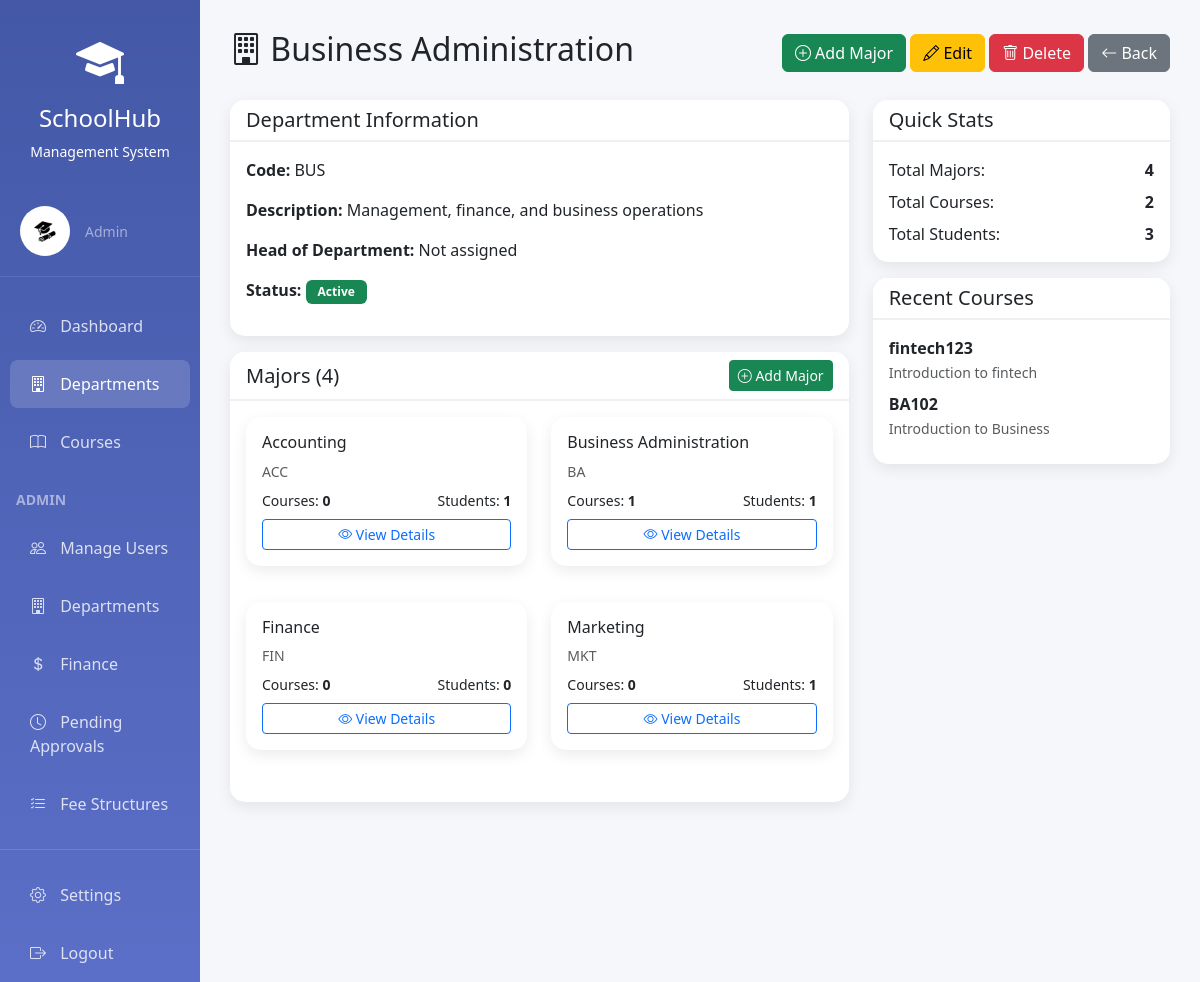
Screenshot of /academics/departments/4/ (signed in) with the database file from the repository.
### accounts/models.py (models this page shows, shortened)
class User(AbstractUser):
    USER_TYPE_CHOICES = (
        ('admin', 'Admin'),
        ('teacher', 'Teacher'),
        ('student', 'Student'),
    )
    user_type = models.CharField(max_length=10, choices=USER_TYPE_CHOICES, default='student')
    phone_number = models.CharField(max_length=15, blank=True, null=True)
    address = models.TextField(blank=True, null=True)
    date_of_birth = models.DateField(blank=True, null=True)
    profile_picture = models.ImageField(upload_to='profiles/', blank=True, null=True)
    is_approved = models.BooleanField(default=False, help_text='Admin must approve new accounts')
    student_id = models.CharField(max_length=20, blank=True, null=True, unique=True)
    enrollment_date = models.DateField(blank=True, null=True)
    department = models.ForeignKey('academics.Department', on_delete=models.SET_NULL,
                                   null=True, blank=True, related_name='students')
    major = models.ForeignKey('academics.Major', on_delete=models.SET_NULL,
                              null=True, blank=True, related_name='students')
    teacher_id = models.CharField(max_length=20, blank=True, null=True, unique=True)
    hire_date = models.DateField(blank=True, null=True)
    teacher_department = models.ForeignKey('academics.Department', on_delete=models.SET_NULL,
                                          null=True, blank=True, related_name='teachers')
    teaching_majors = models.ManyToManyField('academics.Major', blank=True,
                                             related_name='teachers')
    class Meta:
        ordering = ['username']
    @property
    def is_admin(self):
        return self.user_type == 'admin'
    @property
    def is_student(self):
        return self.user_type == 'student'

### academics/models.py (models this page shows, shortened)
class Department(models.Model):
    name = models.CharField(max_length=100, unique=True)
    code = models.CharField(max_length=10, unique=True, help_text="e.g., CS, MATH, ENG")
    description = models.TextField(blank=True)
    head_of_department = models.ForeignKey(
        User,
        on_delete=models.SET_NULL,
        null=True,
        blank=True,
        limit_choices_to={'user_type': 'teacher'},
        related_name='department_headed'
    )
    is_active = models.BooleanField(default=True)
    created_at = models.DateTimeField(auto_now_add=True)
    class Meta:
        ordering = ['name']
    @property
    def major_count(self):
        return self.majors.count()
    @property
    def course_count(self):
        return self.courses.count()
    @property
    def student_count(self):
        return User.objects.filter(user_type='student', department=self).count()

class Major(models.Model):
    name = models.CharField(max_length=100)
    code = models.CharField(max_length=10, help_text="e.g., SWE, DS, ACC")
    department = models.ForeignKey(Department, on_delete=models.CASCADE, related_name='majors')
    description = models.TextField(blank=True)
    required_credits = models.IntegerField(default=120)
    is_active = models.BooleanField(default=True)
    created_at = models.DateTimeField(auto_now_add=True)
    class Meta:
        ordering = ['department', 'name']
        unique_together = ['department', 'code']
    @property
    def course_count(self):
        return self.courses.count()
    @property
    def student_count(self):
        return User.objects.filter(user_type='student', major=self).count()

class Course(models.Model):
    SEMESTER_CHOICES = (
        ('fall', 'Fall'),
        ('spring', 'Spring'),
        ('summer', 'Summer'),
    )
    code = models.CharField(max_length=20, unique=True)
    name = models.CharField(max_length=200)
    description = models.TextField()
    credits = models.IntegerField(validators=[MinValueValidator(1), MaxValueValidator(6)])
    department = models.ForeignKey(Department, on_delete=models.CASCADE, related_name='courses')
    majors = models.ManyToManyField(Major, related_name='courses', blank=True,
                                    help_text="Which majors can take this course?")
    instructor = models.ForeignKey(User, on_delete=models.SET_NULL, null=True,
                                   limit_choices_to={'user_type': 'teacher'},
                                   related_name='courses_teaching')
    semester = models.CharField(max_length=10, choices=SEMESTER_CHOICES)
    year = models.IntegerField()
    capacity = models.IntegerField(default=30)
    is_active = models.BooleanField(default=True)
    created_at = models.DateTimeField(auto_now_add=True)
    updated_at = models.DateTimeField(auto_now=True)
    class Meta:
        ordering = ['-year', 'semester', 'code']
        unique_together = ['code', 'semester', 'year']

### academics/views.py (the view)
# urls.py: path('departments/<int:dept_id>/', views.department_detail, name='department_detail'),
@login_required
def department_detail(request, dept_id):
    department = get_object_or_404(Department, id=dept_id)
    majors = department.majors.all()
    courses = department.courses.all()
    return render(request, 'academics/department_detail.html', {'department': department, 'majors': majors, 'courses': courses})

### academics/templates/academics/department_detail.html (shortened to what this page needs)
{% extends 'base.html' %}
{% block content %}
<div class="d-flex justify-content-between align-items-center mb-4">
    <h2><i class="bi bi-building"></i> {{ department.name }}</h2>
    <div>
        {% if user.is_admin %}
        <a href="{% url 'academics:major_create_in_dept' department.id %}" class="btn btn-success">
            <i class="bi bi-plus-circle"></i> Add Major
        </a>
        <a href="{% url 'academics:department_update' department.id %}" class="btn btn-warning">
            <i class="bi bi-pencil"></i> Edit
        </a>
        <a href="{% url 'academics:department_delete' department.id %}" class="btn btn-danger">
            <i class="bi bi-trash"></i> Delete
        </a>
        {% endif %}
        <a href="{% url 'academics:department_list' %}" class="btn btn-secondary">
            <i class="bi bi-arrow-left"></i> Back
        </a>
    </div>
</div>
<div class="row">
    <div class="col-md-8">
        <div class="card mb-3">
            <div class="card-header">
                <h5 class="mb-0">Department Information</h5>
            </div>
            <div class="card-body">
                <p><strong>Code:</strong> {{ department.code }}</p>
                <p><strong>Description:</strong> {{ department.description|default:"No description" }}</p>
                <p><strong>Head of Department:</strong>
                    {% if department.head_of_department %}
                    {{ department.head_of_department.get_full_name }}
                    {% else %}
                    Not assigned
                    {% endif %}
                </p>
                <p><strong>Status:</strong>
                    {% if department.is_active %}
                    <span class="badge bg-success">Active</span>
                    {% else %}
                    <span class="badge bg-secondary">Inactive</span>
                    {% endif %}
                </p>
            </div>
        </div>
        <div class="card">
            <div class="card-header d-flex justify-content-between align-items-center">
                <h5 class="mb-0">Majors ({{ majors.count }})</h5>
                {% if user.is_admin %}
                <a href="{% url 'academics:major_create_in_dept' department.id %}" class="btn btn-sm btn-success">
                    <i class="bi bi-plus-circle"></i> Add Major
                </a>
                {% endif %}
            </div>
            <div class="card-body">
                <div class="row">
                    {% for major in majors %}
                    <div class="col-md-6 mb-3">
                        <div class="card">
                            <div class="card-body">
                                <h6 class="card-title">{{ major.name }}</h6>
                                <p class="text-muted small mb-2">{{ major.code }}</p>
                                <div class="d-flex justify-content-between mb-2">
                                    <small>Courses: <strong>{{ major.course_count }}</strong></small>
                                    <small>Students: <strong>{{ major.student_count }}</strong></small>
                                </div>
                                <a href="{% url 'academics:major_detail' major.id %}" class="btn btn-sm btn-outline-primary w-100">
                                    <i class="bi bi-eye"></i> View Details
                                </a>
                            </div>
                        </div>
                    </div>
                    {% empty %}
                    <div class="col-12">
                        <p class="text-muted text-center">No majors in this department yet.</p>
                    </div>
                    {% endfor %}
                </div>
            </div>
        </div>
    </div>
    <div class="col-md-4">
        <div class="card mb-3">
            <div class="card-header">
                <h5 class="mb-0">Quick Stats</h5>
            </div>
            <div class="card-body">
                <div class="d-flex justify-content-between mb-2">
                    <span>Total Majors:</span>
                    <strong>{{ department.major_count }}</strong>
                </div>
                <div class="d-flex justify-content-between mb-2">
                    <span>Total Courses:</span>
                    <strong>{{ department.course_count }}</strong>
                </div>
                <div class="d-flex justify-content-between">
                    <span>Total Students:</span>
                    <strong>{{ department.student_count }}</strong>
                </div>
            </div>
        </div>
        <div class="card">
            <div class="card-header">
                <h5 class="mb-0">Recent Courses</h5>
            </div>
            <div class="card-body">
                {% for course in courses|slice:":5" %}
                <div class="mb-2">
                    <div class="fw-bold">{{ course.code }}</div>
                    <small class="text-muted">{{ course.name }}</small>
                </div>
                {% empty %}
                <p class="text-muted small mb-0">No courses yet.</p>
                {% endfor %}
            </div>
        </div>
    </div>
</div>
{% endblock %}

### templates/base.html (shortened to what this page needs)
<!DOCTYPE html>
<html lang="en">
<head>
    <link href="https://cdn.jsdelivr.net/npm/bootstrap@5.3.2/dist/css/bootstrap.min.css" rel="stylesheet">
    <link rel="stylesheet" href="https://cdn.jsdelivr.net/npm/bootstrap-icons@1.11.2/font/bootstrap-icons.css">
</head>
<body>
    {% if user.is_authenticated %}
    <div class="container-fluid">
        <div class="row">
            <div class="col-md-2 sidebar">
                <div class="text-center py-4">
                    <i class="bi bi-mortarboard-fill" style="font-size: 3rem;"></i>
                    <h4 class="mt-2">SchoolHub</h4>
                    <p class="small mb-0">Management System</p>
                </div>
                <div class="user-section d-flex align-items-center">
                    <div class="user-avatar">
                        {% if user.profile_picture %}
                        <img src="{{ user.profile_picture.url }}" alt="{{ user.get_full_name }}" style="width: 50px; height: 50px; border-radius: 50%; object-fit: cover;">
                        {% else %}
                        <i class="bi bi-person-circle"></i>
                        {% endif %}
                    </div>
                    <div>
                        <small class="text-white-50">{{ user.get_user_type_display }}</small>
                    </div>
                </div>
                <nav class="nav flex-column">
                    <a class="nav-link {% if request.path == '/accounts/dashboard/' %}active{% endif %}" href="{% url 'accounts:dashboard' %}">
                        <i class="bi bi-speedometer2"></i> Dashboard
                    </a>
                    {% if user.is_admin %}
                    <a class="nav-link {% if '/academics/departments' in request.path %}active{% endif %}" href="{% url 'academics:department_list' %}">
                        <i class="bi bi-building"></i> Departments
                    </a>
                    {% endif %}
                    {% if user.is_admin or user.is_teacher %}
                    <a class="nav-link {% if '/academics/courses/' in request.path %}active{% endif %}" href="{% url 'academics:course_list' %}">
                        <i class="bi bi-book"></i> Courses
                    </a>
                    {% endif %}
                    {% if user.is_admin %}
                    <div class="mt-3 mb-2 px-3">
                        <small class="text-white-50 fw-bold">ADMIN</small>
                    </div>
                    <a class="nav-link {% if '/accounts/users' in request.path %}active{% endif %}" href="{% url 'accounts:user_list' %}">
                        <i class="bi bi-people"></i> Manage Users
                    </a>
                    <a class="nav-link {% if '/accounts/departments' in request.path %}active{% endif %}" href="{% url 'academics:department_list' %}">
                        <i class="bi bi-building"></i> Departments
                    </a>
                    <a class="nav-link {% if '/finance/dashboard' in request.path or '/finance/payments' in request.path %}active{% endif %}" href="{% url 'finance:finance_dashboard' %}">
                        <i class="bi bi-currency-dollar"></i> Finance
                    </a>
                    <a class="nav-link {% if '/finance/payments/pending' in request.path %}active{% endif %}" href="{% url 'finance:pending_payments' %}">
                        <i class="bi bi-clock"></i> Pending Approvals
                    </a>
                    <a class="nav-link {% if '/finance/fee-structures' in request.path %}active{% endif %}" href="{% url 'finance:fee_structure_list' %}">
                        <i class="bi bi-list-check"></i> Fee Structures
                    </a>
                    {% endif %}
                    <hr class="text-white-50">
                    <a class="nav-link {% if '/accounts/settings' in request.path %}active{% endif %}" href="{% url 'accounts:profile_settings' %}">
                        <i class="bi bi-gear"></i> Settings
                    </a>
                    <a class="nav-link" href="{% url 'accounts:logout' %}">
                        <i class="bi bi-box-arrow-right"></i> Logout
                    </a>
                </nav>
            </div>
            <div class="col-md-10 main-content">
                {% block content %}{% endblock %}
            </div>
        </div>
    </div>
    {% else %}
        {% block auth_content %}{% endblock %}
    {% endif %}
</body>
</html>

### templates/base.html (style rules this page uses)
:root { --primary-color: #5b6fc8; --secondary-color: #00c853; --accent-color: #ffa726; --danger-color: #ef5350; }
body { font-family: 'Segoe UI', Tahoma, Geneva, Verdana, sans-serif; background: linear-gradient(135deg, #667eea 0%, #764ba2 100%); min-height: 100vh; }
.sidebar { min-height: 100vh; background: linear-gradient(180deg, #4458a7 0%, #5b6fc8 100%); color: white; padding: 0; box-shadow: 2px 0 10px rgba(0,0,0,0.1); }
.sidebar .nav-link { color: rgba(255,255,255,0.8); padding: 12px 20px; margin: 5px 10px; border-radius: 8px; transition: all 0.3s ease; }
.sidebar .nav-link:hover, .sidebar .nav-link.active { background: rgba(255,255,255,0.15); color: white; }
.sidebar .nav-link i { margin-right: 10px; width: 20px; }
.main-content { padding: 30px; background: #f5f7fa; min-height: 100vh; }
.card { border: none; border-radius: 15px; box-shadow: 0 5px 15px rgba(0,0,0,0.08); margin-bottom: 20px; }
.card-header { background: white; border-bottom: 2px solid #f0f0f0; font-weight: 600; border-radius: 15px 15px 0 0 !important; }
.badge { padding: 6px 12px; border-radius: 6px; }
.user-section { padding: 20px; border-bottom: 1px solid rgba(255,255,255,0.1); margin-bottom: 20px; }
.user-avatar { width: 50px; height: 50px; border-radius: 50%; background: rgba(255,255,255,0.2); display: flex; align-items: center; justify-content: center; font-size: 24px; margin-right: 15px; }

### rows the page displays
User: profile_picture (picture), user_type "Admin"
Department: name "Business Administration", code "BUS", description "Management, finance, and business operations", count "4", major_count "4", course_count "2", student_count "3"
Major: name "Accounting", code "ACC", course_count "0", student_count "1"
Major: name "Business Administration", code "BA", course_count "1", student_count "1"
Major: name "Finance", code "FIN", course_count "0", student_count "0"
Major: name "Marketing", code "MKT", course_count "0", student_count "1"
Course: code "fintech123", name "Introduction to fintech"
Course: code "BA102", name "Introduction to Business"
